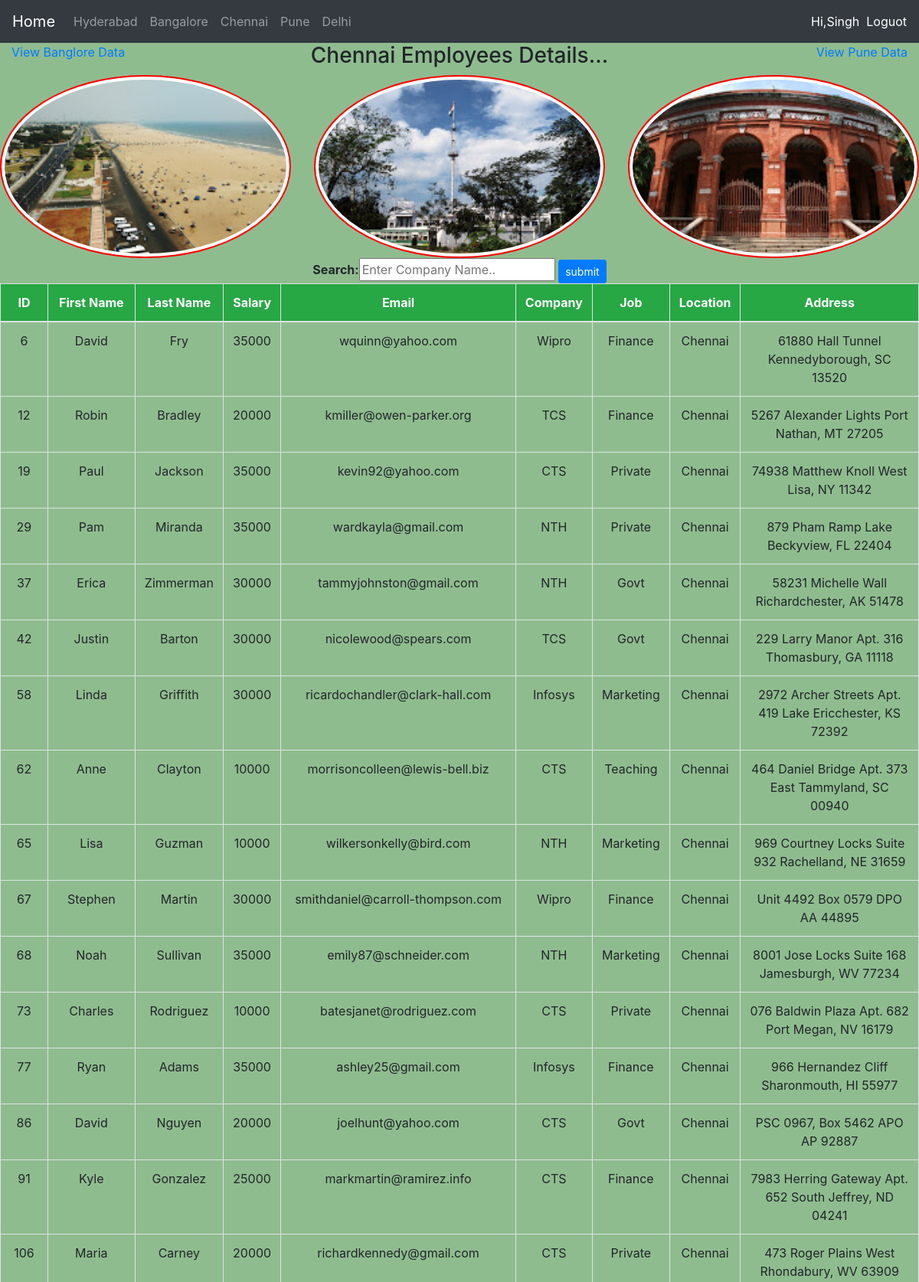
The app's page /chennai_data/ (signed in, upper part) with its own data.
### employeedata/models.py (models this page shows)
class EmployeeData(models.Model):
    first_name = models.CharField(max_length = 20)
    last_name = models.CharField(max_length = 20)
    salary = models.IntegerField()
    email = models.EmailField(max_length = 20)
    company = models.CharField(max_length = 20)
    job = models.CharField(max_length = 20)
    location = models.CharField(max_length = 20)
    address = models.CharField(max_length = 100)

### employeedata/views.py (the view)
# urls.py: url(r'^chennai_data/',views.chennai_data, name='chennai_data'),
@login_required(login_url='login')
def chennai_data(request):
    if request.method == 'POST':
        company = request.POST.get('company')
        chennai_data = EmployeeData.objects.filter(location = 'Chennai') & EmployeeData.objects.filter(company = company)
        return render(request,'chennai_data.html',{'employees':chennai_data})
    else:
        chennai_data = EmployeeData.objects.filter(location = 'Chennai')
        return render(request,'chennai_data.html',{'employees':chennai_data})

### templates/chennai_data.html (shortened to what this page needs)
{% extends 'base.html' %}
{% load static %}
{% block content %}
<div class="container-fluid">
    <div class="row">
        <div class="col-md-3">
            <a href="{%url 'bang_data' %}"> View Banglore  Data</a>
        </div>
        <div class="col-md-6">
            <h3 class="text-center"> Chennai Employees Details...</h3>
        </div>
        <div class="col-md-3 text-right">
            <a href="{%url 'pune_data' %}"> View Pune Data</a>
        </div>
    </div>
</div>
<div class="contaire-fluid">
     <div class="row">
         <div class="col-md-4">
              <img src="{% static 'images/chennai1.jpg' %}"
                 style="height:100%; width:100%; border-radius:50%; border:2px solid red;"
                 class="img-thumbnail">
         </div>
         <div class="col-md-4">
              <img src="{% static 'images/chennai2.jpg' %}"
                 style="height:100%; width:100%; border-radius:50%; border:2px solid red;"
                 class="img-thumbnail">
         </div>
         <div class="col-md-4">
              <img src="{% static 'images/chennai3.jpg' %}"
                 style="height:100%; width:100%; border-radius:50%; border:2px solid red;"
                 class="img-thumbnail">
         </div>
     </div>
</div>
{% include 'search_file.html' %}
{% if employees %}
<table class="table table-bordered text-center table-hover">
    <thead class="bg-success text-white">
    <tr>
        <th>ID</th>
        <th>First Name</th>
        <th>Last Name</th>
        <th>Salary</th>
        <th>Email</th>
        <th>Company</th>
        <th>Job</th>
        <th>Location</th>
        <th>Address</th>
    </tr>
    </thead>
    <tbody>
        {% for employee in employees %}
            <tr>
                <td>{{ employee.id }}</td>
                <td>{{ employee.first_name }}</td>
                <td>{{ employee.last_name }}</td>
                <td>{{ employee.salary }}</td>
                <td>{{ employee.email }}</td>
                <td>{{ employee.company }}</td>
                <td>{{ employee.job }}</td>
                <td>{{ employee.location }}</td>
                <td>{{ employee.address }}</td>
            </tr>
        {% endfor %}
    </tbody>
</table>
{% else %}
<h1>No EMployees Are Available</h1>
{% endif %}
{% endblock %}

### templates/navbar.html (shortened to what this page needs)
<!DOCTYPE html>
<html lang="en">
<head>
</head>
<body>
<nav class="navbar navbar-expand-lg navbar-dark bg-dark">
  <a class="navbar-brand" href="{% url 'home_page' %}">Home</a>
  <div class="collapse navbar-collapse" id="navbarNavAltMarkup">
    <div class="navbar-nav">
      <a class="nav-item nav-link" href="{% url 'hyd_data' %}">Hyderabad</a>
    <a class="nav-item nav-link" href="{% url 'bang_data' %}">Bangalore</a>
      <a class="nav-item nav-link" href="{% url 'chennai_data' %}">Chennai</a>
      <a class="nav-item nav-link" href="{% url 'pune_data' %}">Pune</a>
      <a class="nav-item nav-link" href="{% url 'delhi_data' %}">Delhi</a>
    </div>
  </div>
    <span style="color:white;"> Hi,{{ request.user| capfirst }}</span> &nbsp;&nbsp;
    <a href="{% url 'logout' %}" style="color:white;"> Loguot</a>
</nav>
</body>
</html>

### static/styles/styles.css (style rules this page uses)
body { background-color: darkseagreen; }

### records on screen
EmployeeData: id "6", first_name "David", last_name "Fry", salary "35000", email "wquinn@yahoo.com", company "Wipro", job "Finance", location "Chennai", address "61880 Hall Tunnel Kennedyborough, SC 13520"
EmployeeData: id "12", first_name "Robin", last_name "Bradley", salary "20000", email "kmiller@owen-parker.org", company "TCS", job "Finance", location "Chennai", address "5267 Alexander Lights Port Nathan, MT 27205"
EmployeeData: id "19", first_name "Paul", last_name "Jackson", salary "35000", email "kevin92@yahoo.com", company "CTS", job "Private", location "Chennai", address "74938 Matthew Knoll West Lisa, NY 11342"
EmployeeData: id "29", first_name "Pam", last_name "Miranda", salary "35000", email "wardkayla@gmail.com", company "NTH", job "Private", location "Chennai", address "879 Pham Ramp Lake Beckyview, FL 22404"
EmployeeData: id "37", first_name "Erica", last_name "Zimmerman", salary "30000", email "tammyjohnston@gmail.com", company "NTH", job "Govt", location "Chennai", address "58231 Michelle Wall Richardchester, AK 51478"
EmployeeData: id "42", first_name "Justin", last_name "Barton", salary "30000", email "nicolewood@spears.com", company "TCS", job "Govt", location "Chennai", address "229 Larry Manor Apt. 316 Thomasbury, GA 11118"
EmployeeData: id "58", first_name "Linda", last_name "Griffith", salary "30000", email "ricardochandler@clark-hall.com", company "Infosys", job "Marketing", location "Chennai", address "2972 Archer Streets Apt. 419 Lake Ericchester, KS 72392"
EmployeeData: id "62", first_name "Anne", last_name "Clayton", salary "10000", email "morrisoncolleen@lewis-bell.biz", company "CTS", job "Teaching", location "Chennai", address "464 Daniel Bridge Apt. 373 East Tammyland, SC 00940"
EmployeeData: id "65", first_name "Lisa", last_name "Guzman", salary "10000", email "wilkersonkelly@bird.com", company "NTH", job "Marketing", location "Chennai", address "969 Courtney Locks Suite 932 Rachelland, NE 31659"
EmployeeData: id "67", first_name "Stephen", last_name "Martin", salary "30000", email "smithdaniel@carroll-thompson.com", company "Wipro", job "Finance", location "Chennai", address "Unit 4492 Box 0579 DPO AA 44895"
EmployeeData: id "68", first_name "Noah", last_name "Sullivan", salary "35000", email "emily87@schneider.com", company "NTH", job "Marketing", location "Chennai", address "8001 Jose Locks Suite 168 Jamesburgh, WV 77234"
EmployeeData: id "73", first_name "Charles", last_name "Rodriguez", salary "10000", email "batesjanet@rodriguez.com", company "CTS", job "Private", location "Chennai", address "076 Baldwin Plaza Apt. 682 Port Megan, NV 16179"
EmployeeData: id "77", first_name "Ryan", last_name "Adams", salary "35000", email "ashley25@gmail.com", company "Infosys", job "Finance", location "Chennai", address "966 Hernandez Cliff Sharonmouth, HI 55977"
EmployeeData: id "86", first_name "David", last_name "Nguyen", salary "20000", email "joelhunt@yahoo.com", company "CTS", job "Govt", location "Chennai", address "PSC 0967, Box 5462 APO AP 92887"
EmployeeData: id "91", first_name "Kyle", last_name "Gonzalez", salary "25000", email "markmartin@ramirez.info", company "CTS", job "Finance", location "Chennai", address "7983 Herring Gateway Apt. 652 South Jeffrey, ND 04241"
EmployeeData: id "106", first_name "Maria", last_name "Carney", salary "20000", email "richardkennedy@gmail.com", company "CTS", job "Private", location "Chennai", address "473 Roger Plains West Rhondabury, WV 63909"

### other values on screen
{{ request.user| capfirst }} "Singh"
